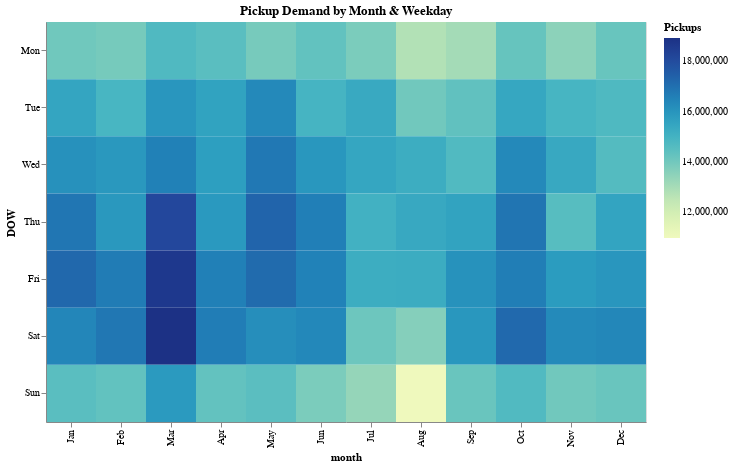

The cell this chart's notebook holds for it:
### Markdown cell above
## Heatmap

### Code cell
result = query_ridership_week_and_month(ydb, table; plot=true)
result.plot

### Figure 1 — Vega-Lite specification as saved in the notebook (floating-point values rounded to 4 significant figures)
{"data": {"values": [{"DOW": "Sat", "cnt": 16373039, "month": "Jun"}, {"DOW": "Sun", "cnt": 13827111, "month": "Jun"}, {"DOW": "Mon", "cnt": 14303260, "month": "Jun"}, {"DOW": "Tue", "cnt": 14931151, "month": "Jun"}, {"DOW": "Wed", "cnt": 15946765, "month": "Jun"}, {"DOW": "Thu", "cnt": 16620730, "month": "Jun"}, {"DOW": "Fri", "cnt": 16543204, "month": "Jun"}, {"DOW": "Tue", "cnt": 15578015, "month": "Apr"}, {"DOW": "Wed", "cnt": 15711674, "month": "Apr"}, {"DOW": "Thu", "cnt": 15887340, "month": "Apr"}, {"DOW": "Fri", "cnt": 16595301, "month": "Apr"}, {"DOW": "Sat", "cnt": 16665699, "month": "Apr"}, {"DOW": "Sun", "cnt": 14286101, "month": "Apr"}, {"DOW": "Mon", "cnt": 14484940, "month": "Apr"}, {"DOW": "Sat", "cnt": 18924387, "month": "Mar"}, {"DOW": "Sun", "cnt": 15846130, "month": "Mar"}, {"DOW": "Mon", "cnt": 14714579, "month": "Mar"}, {"DOW": "Tue", "cnt": 15981787, "month": "Mar"}, {"DOW": "Wed", "cnt": 16579390, "month": "Mar"}, {"DOW": "Thu", "cnt": 18127059, "month": "Mar"}, {"DOW": "Fri", "cnt": 18663159, "month": "Mar"}, {"DOW": "Wed", "cnt": 15455479, "month": "Jul"}, {"DOW": "Thu", "cnt": 15050609, "month": "Jul"}, {"DOW": "Fri", "cnt": 15195055, "month": "Jul"}, {"DOW": "Sat", "cnt": 14083955, "month": "Jul"}, {"DOW": "Sun", "cnt": 13350445, "month": "Jul"}, {"DOW": "Mon", "cnt": 13830375, "month": "Jul"}, {"DOW": "Tue", "cnt": 15334419, "month": "Jul"}, {"DOW": "Sat", "cnt": 15936169, "month": "Sep"}, {"DOW": "Sun", "cnt": 14160875, "month": "Sep"}, {"DOW": "Mon", "cnt": 13050759, "month": "Sep"}, {"DOW": "Tue", "cnt": 14334379, "month": "Sep"}, {"DOW": "Wed", "cnt": 14693002, "month": "Sep"}, {"DOW": "Thu", "cnt": 15566144, "month": "Sep"}, {"DOW": "Fri", "cnt": 16096623, "month": "Sep"}, {"DOW": "Wed", "cnt": 15380126, "month": "Nov"}, {"DOW": "Tue", "cnt": 15426909, "month": "Oct"}, {"DOW": "Thu", "cnt": 14548989, "month": "Nov"}, {"DOW": "Fri", "cnt": 15806667, "month": "Nov"}, {"DOW": "Sat", "cnt": 16317998, "month": "Nov"}, {"DOW": "Sun", "cnt": 14016477, "month": "Nov"}, {"DOW": "Mon", "cnt": 13511156, "month": "Nov"}, {"DOW": "Tue", "cnt": 14904353, "month": "Nov"}, {"DOW": "Fri", "cnt": 15986311, "month": "Dec"}, {"DOW": "Wed", "cnt": 14623569, "month": "Dec"}, {"DOW": "Wed", "cnt": 16337597, "month": "Oct"}, {"DOW": "Wed", "cnt": 16127460, "month": "Jan"}, {"DOW": "Thu", "cnt": 15918976, "month": "Feb"}, {"DOW": "Thu", "cnt": 15538782, "month": "Dec"}, {"DOW": "Thu", "cnt": 16841692, "month": "Jan"}, {"DOW": "Thu", "cnt": 16876521, "month": "Oct"}, {"DOW": "Fri", "cnt": 16651012, "month": "Oct"}, {"DOW": "Sat", "cnt": 17173539, "month": "Oct"}, {"DOW": "Sat", "cnt": 16400176, "month": "Dec"}, {"DOW": "Sun", "cnt": 14693618, "month": "Oct"}, {"DOW": "Mon", "cnt": 14220409, "month": "Oct"}, {"DOW": "Mon", "cnt": 14176084, "month": "Dec"}, {"DOW": "Tue", "cnt": 14736294, "month": "Dec"}, {"DOW": "Sun", "cnt": 14487165, "month": "Jan"}, {"DOW": "Fri", "cnt": 17202086, "month": "Jan"}, {"DOW": "Fri", "cnt": 16699803, "month": "Feb"}, {"DOW": "Mon", "cnt": 12790221, "month": "Aug"}, {"DOW": "Mon", "cnt": 14023126, "month": "Jan"}, {"DOW": "Tue", "cnt": 15490167, "month": "Jan"}, {"DOW": "Tue", "cnt": 14878721, "month": "Feb"}, {"DOW": "Sat", "cnt": 13642082, "month": "Aug"}, {"DOW": "Thu", "cnt": 15368420, "month": "Aug"}, {"DOW": "Fri", "cnt": 15250681, "month": "Aug"}, {"DOW": "Tue", "cnt": 14011871, "month": "Aug"}, {"DOW": "Wed", "cnt": 15194329, "month": "Aug"}, {"DOW": "Sat", "cnt": 16817217, "month": "Feb"}, {"DOW": "Sun", "cnt": 14305229, "month": "Feb"}, {"DOW": "Mon", "cnt": 13917041, "month": "Feb"}, {"DOW": "Wed", "cnt": 15909633, "month": "Feb"}, {"DOW": "Sat", "cnt": 16417576, "month": "Jan"}, {"DOW": "Fri", "cnt": 17138923, "month": "May"}, {"DOW": "Thu", "cnt": 17303942, "month": "May"}, {"DOW": "Sat", "cnt": 16206007, "month": "May"}, {"DOW": "Sun", "cnt": 14463427, "month": "May"}, {"DOW": "Tue", "cnt": 16328725, "month": "May"}, {"DOW": "Wed", "cnt": 16794516, "month": "May"}, {"DOW": "Mon", "cnt": 13906492, "month": "May"}, {"DOW": "Sun", "cnt": 10980347, "month": "Aug"}, {"DOW": "Sun", "cnt": 14161581, "month": "Dec"}]}, "encoding": {"color": {"field": "cnt", "title": "Pickups", "type": "quantitative"}, "x": {"field": "month", "sort": ["Jan", "Feb", "Mar", "Apr", "May", "Jun", "Jul", "Aug", "Sep", "Oct", "Nov", "Dec"], "type": "ordinal"}, "y": {"field": "DOW", "sort": ["Mon", "Tue", "Wed", "Thu", "Fri", "Sat"], "type": "ordinal"}}, "height": 400, "mark": {"tooltip": true, "type": "rect"}, "title": "Pickup Demand by Month & Weekday", "width": 600}
